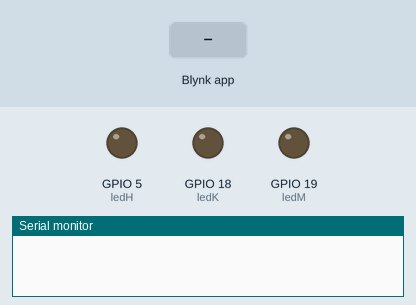
The sketch below on a simulated ESP32. On the bench: output pins drawn as LEDs (lit = HIGH), the last lines printed to the serial monitor. The inputs (shaded band) are chosen by the test bench. WiFi joins after 1.5 s; servers stay silent unless stated.

Above: at 3.0 s.
3.1 s: Blynk app writes 1 to V0
At 3.6 s:
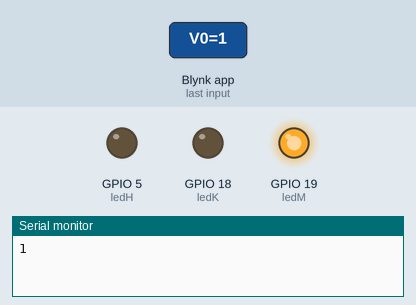
4.6 s: Blynk app writes 200 to V1
At 5.8 s:
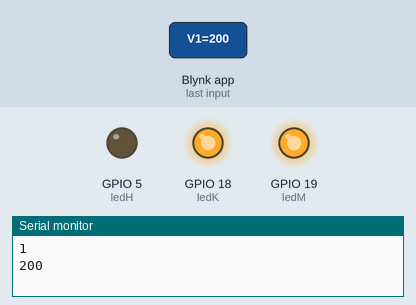
6.1 s: Blynk app writes 0 to V0
At 7.1 s:
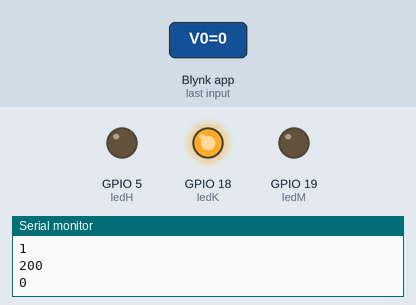
7.6 s: Blynk app writes 1 to V2
At 8.2 s:
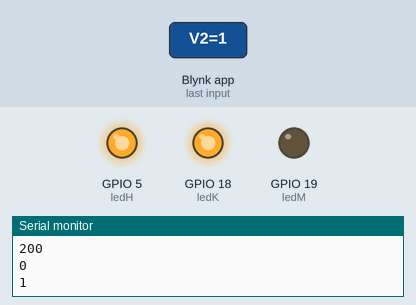
9.1 s: Blynk app writes 200 to V0
At 9.4 s:
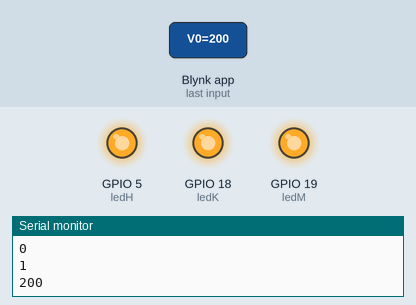
10.6 s: Blynk app writes 0 to V1
At 11.8 s:
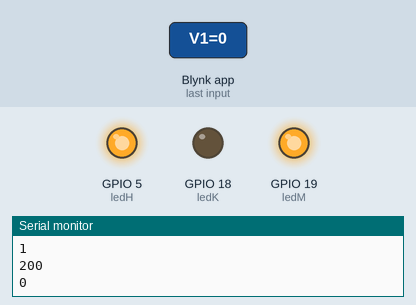
Timing chart, 0 to 13.1 s (numbered marks = the images above; inputs shaded):
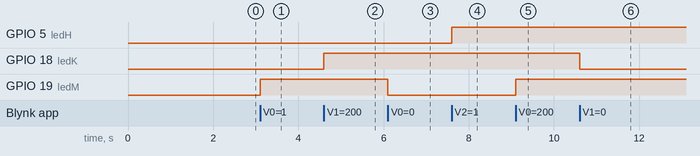

The sketch:

LED_RYG.ino
```cpp
#define BLYNK_PRINT Serial
#define BLYNK_TEMPLATE_ID   "YOUR_TEMPLATE_ID"
#define BLYNK_TEMPLATE_NAME "YOUR_TEMPLATE_NAME"
#define BLYNK_AUTH_TOKEN    "YOUR_AUTH_TOKEN"
#include <WiFi.h>
#include <WiFiClient.h>
#include <BlynkSimpleEsp32.h>

char ssid[] = "YOUR_SSID";
char pass[] = "YOUR_PW";

#define ledM  19
#define ledK  18
#define ledH  5

BLYNK_WRITE(V0)
{ int pbM_Status = param.asInt();
  Serial.println(pbM_Status);
  digitalWrite(ledM,pbM_Status);
}
BLYNK_WRITE(V1)
{ int pbK_Status = param.asInt();
  Serial.println(pbK_Status);
  digitalWrite(ledK,pbK_Status);
}
BLYNK_WRITE(V2)
{ int pbH_Status = param.asInt();
  Serial.println(pbH_Status);
  digitalWrite(ledH,pbH_Status);
}

void setup()
{ Serial.begin(9600);
  Blynk.begin(BLYNK_AUTH_TOKEN, ssid, pass);
  pinMode(ledM, OUTPUT);
  pinMode(ledK, OUTPUT);
  pinMode(ledH, OUTPUT);
}

void loop()
{ Blynk.run();
}
```

Measured:
- after the input at 3.1 s, GPIO 19 (ledM): LOW → HIGH at once
- after the input at 4.6 s, GPIO 18 (ledK): LOW → HIGH at once
- after the input at 6.1 s, GPIO 19 (ledM): HIGH → LOW at once
- after the input at 7.6 s, GPIO 5 (ledH): LOW → HIGH at once
- after the input at 9.1 s, GPIO 19 (ledM): LOW → HIGH at once
- after the input at 10.6 s, GPIO 18 (ledK): HIGH → LOW at once
